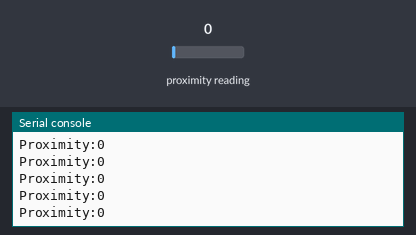
A program run on a simulated Raspberry Pi Pico running CircuitPython. On the bench: the last lines printed to the serial console. The test bench sets the inputs (shaded band); at power-on: proximity reading 0.

Above: at 1.2 s.
1.3 s: proximity reading set to 5
At 1.31 s:
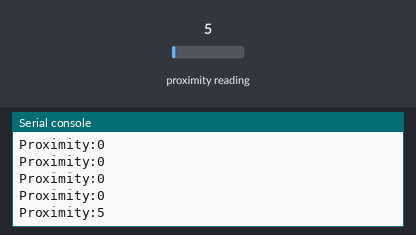
2.8 s: proximity reading set to 64
At 2.81 s:
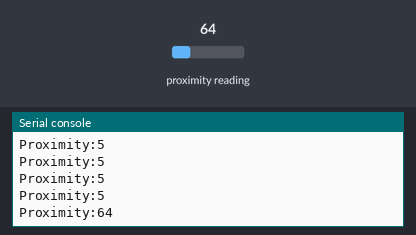
Timing chart, 0 to 5.8 s (numbered marks = the images above; inputs shaded):
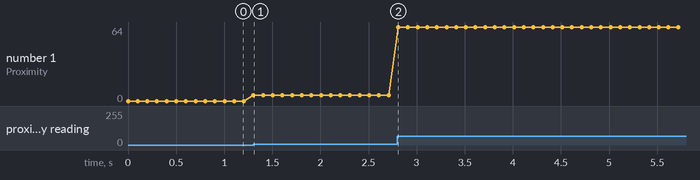

The program:

PROXIMITY_MODULE.py
```python
import board, time, busio
from adafruit_apds9960.apds9960 import APDS9960

i2c = busio.I2C(board.GP5, board.GP4)
apds = APDS9960(i2c)
apds.enable_proximity = True

while True:
    proximity = apds.proximity
    print(f"Proximity:{proximity}")
    time.sleep(0.1)


    
```

Measured:
- after the input at 1.3 s, the serial console: prints a new line at once (image 1)
- after the input at 2.8 s, the serial console: prints a new line at once (image 2)
- plotted number 1: 0 → 5 after the input at 1.3 s, 5 → 64 after the input at 2.8 s
